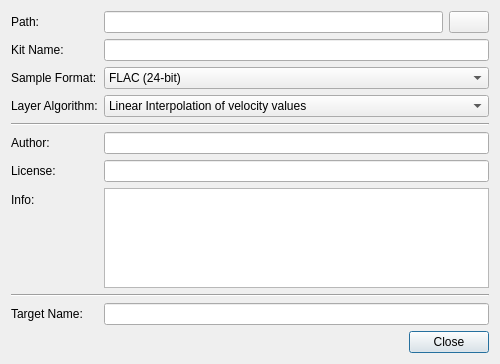
<?xml version="1.0" encoding="UTF-8"?>
<ui version="4.0">
 <class>Dialog</class>
 <widget class="QDialog" name="Dialog">
  <property name="geometry">
   <rect>
    <x>0</x>
    <y>0</y>
    <width>500</width>
    <height>350</height>
   </rect>
  </property>
  <property name="windowTitle">
   <string>Hydrogen</string>
  </property>
  <layout class="QVBoxLayout" stretch="1,0">
   <item>
    <layout class="QFormLayout">
     <property name="fieldGrowthPolicy">
      <enum>QFormLayout::AllNonFixedFieldsGrow</enum>
     </property>
     <item row="0" column="0">
      <widget class="QLabel" name="label">
       <property name="text">
        <string>Path:</string>
       </property>
      </widget>
     </item>
     <item row="0" column="1">
      <layout class="QHBoxLayout" stretch="1,0">
       <item>
        <widget class="QLineEdit" name="path"/>
       </item>
       <item>
        <widget class="QPushButton" name="pathLookupButton">
         <property name="text">
          <string/>
         </property>
         <property name="icon">
          <iconset resource="../../synthclone/resources.qrc">
           <normaloff>:/synthclone/images/16x16/folder-new.png</normaloff>:/synthclone/images/16x16/folder-new.png</iconset>
         </property>
         <property name="autoDefault">
          <bool>false</bool>
         </property>
         <property name="flat">
          <bool>false</bool>
         </property>
        </widget>
       </item>
      </layout>
     </item>
     <item row="1" column="0">
      <widget class="QLabel" name="label">
       <property name="text">
        <string>Kit Name:</string>
       </property>
      </widget>
     </item>
     <item row="1" column="1">
      <widget class="QLineEdit" name="kitName"/>
     </item>
     <item row="2" column="0">
      <widget class="QLabel" name="sampleFormatLabel">
       <property name="text">
        <string>Sample Format:</string>
       </property>
      </widget>
     </item>
     <item row="2" column="1">
      <widget class="QComboBox" name="sampleFormatComboBox">
       <property name="currentIndex">
        <number>12</number>
       </property>
       <item>
        <property name="text">
         <string>AU (8-bit)</string>
        </property>
       </item>
       <item>
        <property name="text">
         <string>AU (16-bit)</string>
        </property>
       </item>
       <item>
        <property name="text">
         <string>AU (24-bit)</string>
        </property>
       </item>
       <item>
        <property name="text">
         <string>AU (32-bit)</string>
        </property>
       </item>
       <item>
        <property name="text">
         <string>AU (32-bit float)</string>
        </property>
       </item>
       <item>
        <property name="text">
         <string>AIFF (8-bit)</string>
        </property>
       </item>
       <item>
        <property name="text">
         <string>AIFF (16-bit)</string>
        </property>
       </item>
       <item>
        <property name="text">
         <string>AIFF (24-bit)</string>
        </property>
       </item>
       <item>
        <property name="text">
         <string>AIFF (32-bit)</string>
        </property>
       </item>
       <item>
        <property name="text">
         <string>AIFF (32-bit float)</string>
        </property>
       </item>
       <item>
        <property name="text">
         <string>FLAC (8-bit)</string>
        </property>
       </item>
       <item>
        <property name="text">
         <string>FLAC (16-bit)</string>
        </property>
       </item>
       <item>
        <property name="text">
         <string>FLAC (24-bit)</string>
        </property>
       </item>
       <item>
        <property name="text">
         <string>WAV (8-bit)</string>
        </property>
       </item>
       <item>
        <property name="text">
         <string>WAV (16-bit)</string>
        </property>
       </item>
       <item>
        <property name="text">
         <string>WAV (24-bit)</string>
        </property>
       </item>
       <item>
        <property name="text">
         <string>WAV (32-bit)</string>
        </property>
       </item>
       <item>
        <property name="text">
         <string>WAV (32-bit float)</string>
        </property>
       </item>
      </widget>
     </item>
     <item row="3" column="0">
      <widget class="QLabel" name="">
       <property name="text">
        <string>Layer Algorithm:</string>
       </property>
      </widget>
     </item>
     <item row="3" column="1">
      <widget class="QComboBox" name="layerAlgorithmComboBox">
       <property name="currentIndex">
        <number>0</number>
       </property>
       <item>
        <property name="text">
         <string>Linear Interpolation of velocity values</string>
        </property>
       </item>
       <item>
        <property name="text">
         <string>Velocity values interpreted as maximums</string>
        </property>
       </item>
       <item>
        <property name="text">
         <string>Velocity values interpreted as minimums</string>
        </property>
       </item>
      </widget>
     </item>
     <item row="4" column="0" colspan="2">
      <widget class="Line" name="line">
       <property name="orientation">
        <enum>Qt::Horizontal</enum>
       </property>
      </widget>
     </item>
     <item row="5" column="0">
      <widget class="QLabel" name="label">
       <property name="text">
        <string>Author:</string>
       </property>
      </widget>
     </item>
     <item row="5" column="1">
      <widget class="QLineEdit" name="author"/>
     </item>
     <item row="6" column="0">
      <widget class="QLabel" name="label">
       <property name="text">
        <string>License:</string>
       </property>
      </widget>
     </item>
     <item row="6" column="1">
      <widget class="QLineEdit" name="license"/>
     </item>
     <item row="7" column="0">
      <widget class="QLabel" name="label">
       <property name="text">
        <string>Info:</string>
       </property>
      </widget>
     </item>
     <item row="7" column="1">
      <widget class="QPlainTextEdit" name="info">
       <property name="sizePolicy">
        <sizepolicy hsizetype="MinimumExpanding" vsizetype="MinimumExpanding">
         <horstretch>1</horstretch>
         <verstretch>0</verstretch>
        </sizepolicy>
       </property>
       <property name="minimumSize">
        <size>
         <width>0</width>
         <height>100</height>
        </size>
       </property>
       <property name="maximumSize">
        <size>
         <width>16777215</width>
         <height>16777215</height>
        </size>
       </property>
      </widget>
     </item>
     <item row="8" column="0" colspan="2">
      <widget class="Line">
       <property name="orientation">
        <enum>Qt::Horizontal</enum>
       </property>
      </widget>
     </item>
     <item row="9" column="0">
      <widget class="QLabel" name="label">
       <property name="text">
        <string>Target Name:</string>
       </property>
      </widget>
     </item>
     <item row="9" column="1">
      <widget class="QLineEdit" name="name"/>
     </item>
    </layout>
   </item>
   <item>
    <layout class="QHBoxLayout" stretch="1,0">
     <item>
      <spacer>
       <property name="orientation">
        <enum>Qt::Horizontal</enum>
       </property>
       <property name="sizeHint" stdset="0">
        <size>
         <width>0</width>
         <height>0</height>
        </size>
       </property>
      </spacer>
     </item>
     <item>
      <widget class="QPushButton" name="closeButton">
       <property name="text">
        <string>Close</string>
       </property>
       <property name="icon">
        <iconset resource="../../synthclone/resources.qrc">
         <normaloff>:/synthclone/images/16x16/close.png</normaloff>:/synthclone/images/16x16/close.png</iconset>
       </property>
      </widget>
     </item>
    </layout>
   </item>
  </layout>
 </widget>
 <resources>
  <include location="../../synthclone/resources.qrc"/>
 </resources>
 <connections/>
</ui>
